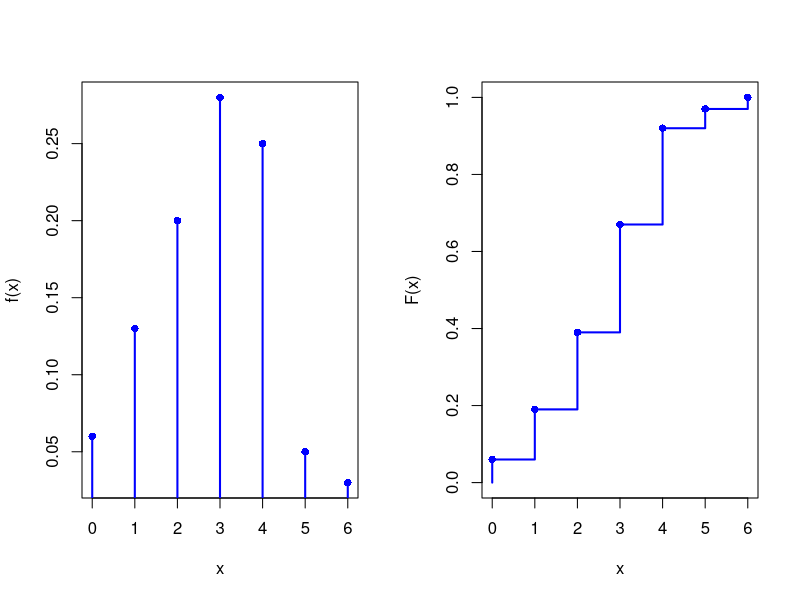
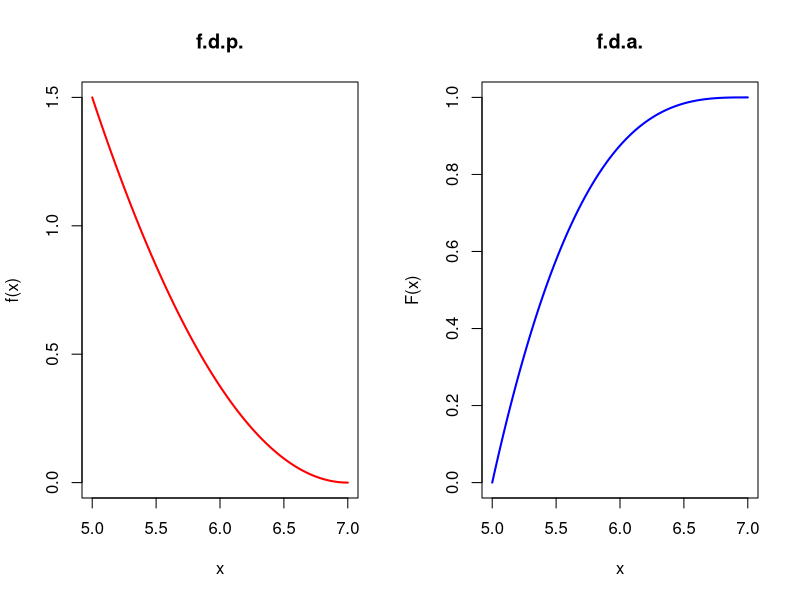
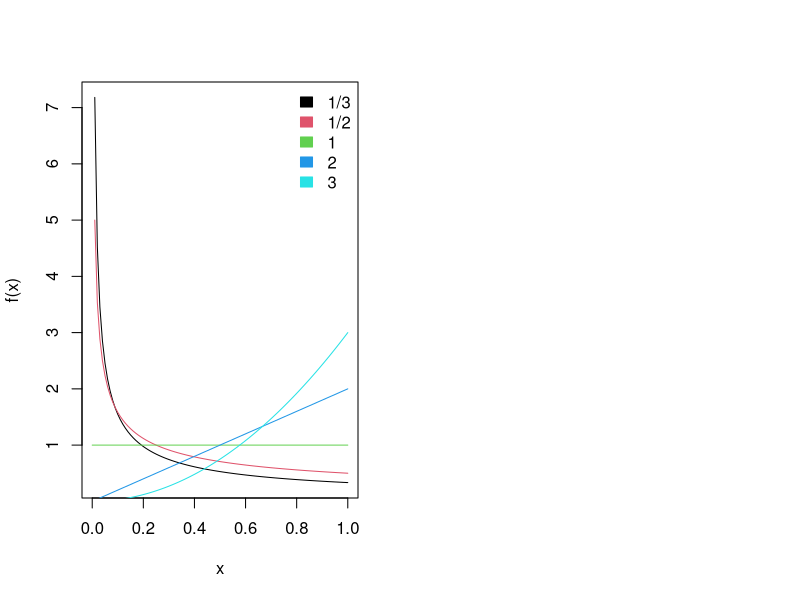

These figures' R source, in order:
## ---- chunk 1
knitr::opts_chunk$set(echo = TRUE)
## ---- chunk 2
# f.m.p
fx <- c(0.06,0.13,0.20,0.28,0.25,0.05,0.03)
sum(fx)
## ---- chunk 3
# recorrido de X
x <- 0:6
# f.m.p.
fx <- c(0.06,0.13,0.20,0.28,0.25,0.05,0.03)
# f.d.a.
Fx <- cumsum(fx)
# gráficos
par(mfrow = c(1,2))
# f.m.p
plot(x = x, y = fx, xlab = "x", ylab = "f(x)", pch = 16, col = "blue")
segments(x0 = x, y0 = 0, x1 = x, y1 = fx, lwd = 2, col = "blue")
# f.d.a.
plot(x = c(0, x), y = c(0, Fx), type = "s", xlab = "x", ylab = "F(x)", col = "blue", lwd = 2)
points(x, Fx, col = "blue", pch = 16)
## ---- chunk 4
# recorrido de X
x <- 0:6
# f.m.p.
fx <- c(0.06,0.13,0.20,0.28,0.25,0.05,0.03)
# valor esperado
sum(x*fx)
## ---- chunk 5
# recorrido de X
x <- 0:6
# f.m.p.
fx <- c(0.06,0.13,0.20,0.28,0.25,0.05,0.03)
# valor esperado
EX <- sum(x*fx)
EX
# valor esperado de X^2
EX2 <- sum(x^2*fx)
EX2
# varianza
VAR <- EX2 - EX^2
VAR
# coeficiente de variacion
sqrt(VAR)/EX*100
## ---- chunk 6
# f.d.p.
ff <- function(x) (3/8)*(7-x)^2
# f.d.a.
FF <- function(x)  1 - (1/8)*(7-x)^3
# grafico
par(mfrow = c(1,2))
# f.m.p
curve(expr = ff, from = 5, to = 7, col = "red",  lwd = 2, main = "f.d.p.", ylab = "f(x)")
# f.d.a.
curve(expr = FF, from = 5, to = 7, col = "blue", lwd = 2, main = "f.d.a.", ylab = "F(x)")
## ---- chunk 7
7-(8*0.5)^(1/3)
## ---- chunk 8
f <- function(x) x*(3/8)*(7-x)^2
integrate(f, lower = 5, upper = 7)
## ---- chunk 9
# recorrido de X
# f.m.p.
f <- function(x) x^2*(3/8)*(7-x)^2
integrate(f, lower = 5, upper = 7)
# valor esperado
EX <- 5.5
EX
# valor esperado de X^2
EX2 <- 30.4
EX2
# varianza
VAR <- EX2 - EX^2
VAR
# coeficiente de variacion
sqrt(VAR)/EX*100

## ---- chunk 10
f <- function(x, theta) theta*x^(theta-1) 
curve(expr = f(x, theta = 1/3), from = 0, to = 1, xlab = "x", ylab = "f(x)", main = "", col = 1)
curve(expr = f(x, theta = 1/2), col = 2, add = T)
curve(expr = f(x, theta = 1),   col = 3, add = T)
curve(expr = f(x, theta = 2),   col = 4, add = T)
curve(expr = f(x, theta = 3),   col = 5, add = T)
legend("topright", legend = c("1/3","1/2","1","2","3"), col = 1:5, fill = 1:5, border = 1:5, bty = "n")
